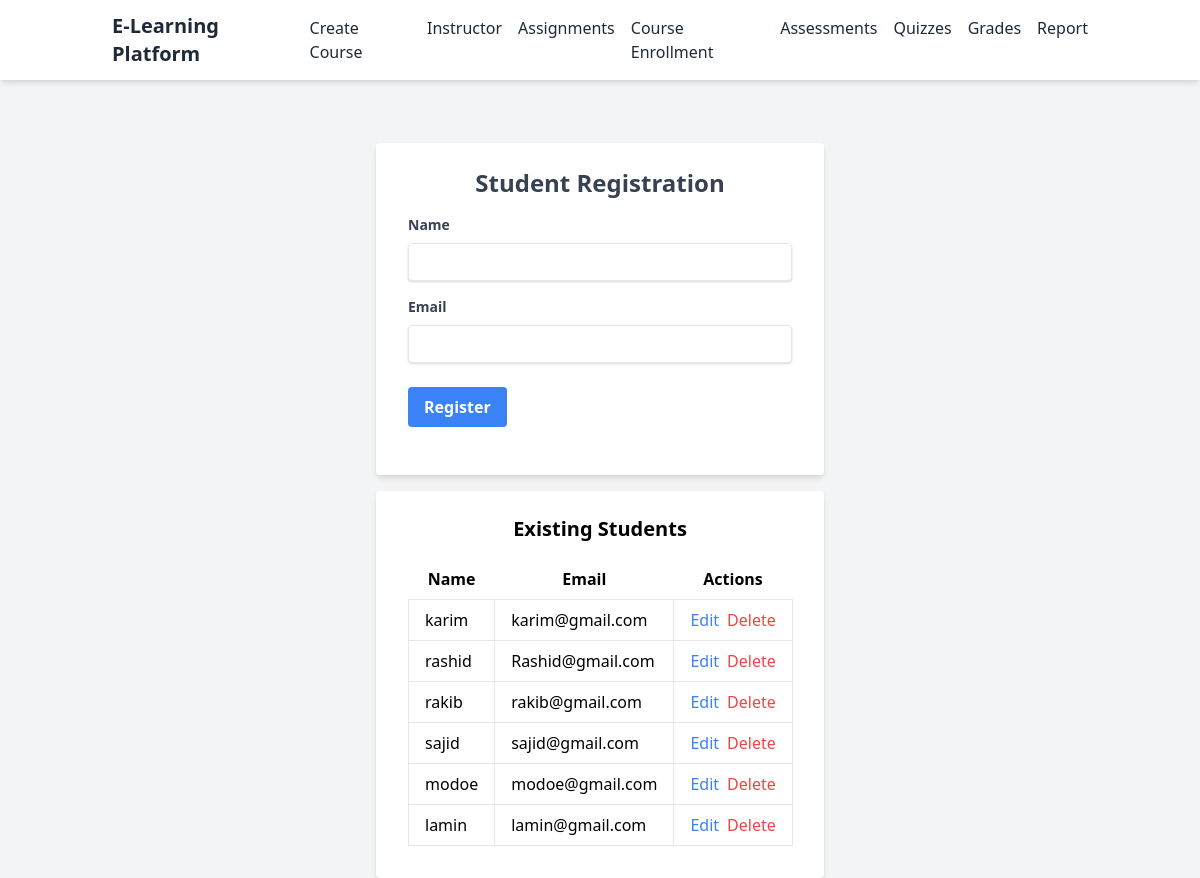
Screenshot of /student_register.php with the database file from the repository.
### tables this page shows
CREATE TABLE `students` (
  `StudentID` int(11) NOT NULL,
  `Name` varchar(255) NOT NULL,
  `Email` varchar(255) NOT NULL,
  `EnrollmentDate` datetime DEFAULT current_timestamp()
);

### student_register.php (the view, shortened to what this page needs)
<?php
include 'db.php';
$sql = "SELECT StudentID, Name, Email FROM Students";
$result = $conn->query($sql);
?>
<!DOCTYPE html>
<html lang="en">
<head>
    <link href="https://cdn.jsdelivr.net/npm/tailwindcss@2.2.19/dist/tailwind.min.css" rel="stylesheet">
</head>
<body class="bg-gray-100">
<nav class="bg-white shadow-md fixed top-0 left-0 w-full z-50">
    <div class="container mx-auto px-6 py-3 flex justify-between items-center">
        <a href="index.php" class="text-xl font-bold text-gray-800 hover:text-gray-600">E-Learning Platform</a>
        <div class="flex space-x-4">
            <a href="course_create.php" class="text-gray-800 hover:text-gray-600">Create Course</a>
            <a href="instructor.php" class="text-gray-800 hover:text-gray-600">Instructor</a>
            <a href="assignments.php" class="text-gray-800 hover:text-gray-600">Assignments</a>
            <a href="course_enroll.php" class="text-gray-800 hover:text-gray-600">Course Enrollment</a>
            <a href="manage_assessments.php" class="text-gray-800 hover:text-gray-600">Assessments</a>
            <a href="manage_quizzes.php" class="text-gray-800 hover:text-gray-600">Quizzes</a>
            <a href="grades.php" class="text-gray-800 hover:text-gray-600">Grades</a>
            <a href="report.php" class="text-gray-800 hover:text-gray-600">Report</a>
        </div>
    </div>
</nav>
<div class="flex justify-center items-center h-screen pt-20" style="margin-top: 70px;">
    <div class="w-full max-w-md form-container">
        <div class="bg-white shadow-md rounded px-8 pt-6 pb-8 mb-4">
            <h2 class="text-2xl font-bold text-center text-gray-700 mb-4" id="form-title">Student Registration</h2>
            <form id="studentForm">
                <div class="mb-4">
                    <label for="name" class="block text-gray-700 text-sm font-bold mb-2">Name</label>
                    <input type="text" id="name" name="name" class="shadow appearance-none border rounded w-full py-2 px-3 text-gray-700 leading-tight focus:outline-none focus:shadow-outline" required>
                </div>
                <div class="mb-6">
                    <label for="email" class="block text-gray-700 text-sm font-bold mb-2">Email</label>
                    <input type="email" id="email" name="email" class="shadow appearance-none border rounded w-full py-2 px-3 text-gray-700 leading-tight focus:outline-none focus:shadow-outline" required>
                </div>
                <div class="flex items-center justify-between">
                    <button type="submit" id="submitButton" class="bg-blue-500 hover:bg-blue-700 text-white font-bold py-2 px-4 rounded focus:outline-none focus:shadow-outline">
                        Register
                    </button>
                </div>
            </form>
        </div>
        <div class="bg-white shadow-md rounded px-8 pt-6 pb-8">
            <h3 class="text-xl text-center font-bold mb-4">Existing Students</h3>
            <table class="table-auto w-full">
                <thead>
                    <tr>
                        <th class="px-4 py-2">Name</th>
                        <th class="px-4 py-2">Email</th>
                        <th class="px-4 py-2">Actions</th>
                    </tr>
                </thead>
                <tbody id="studentList">
                    <?php
                    if ($result->num_rows > 0) {
                        while ($row = $result->fetch_assoc()) {
                            echo "<tr id='student-row-" . $row["StudentID"] . "'>";
                            echo "<td class='border px-4 py-2'>" . htmlspecialchars($row["Name"]) . "</td>";
                            echo "<td class='border px-4 py-2'>" . htmlspecialchars($row["Email"]) . "</td>";
                            echo "<td class='border px-4 py-2'>
                                    <div class='flex items-center space-x-2'>
                                        <a href='#' class='text-blue-500 hover:underline editButton' data-id='" . $row["StudentID"] . "' data-name='" . htmlspecialchars($row["Name"]) . "' data-email='" . htmlspecialchars($row["Email"]) . "'>Edit</a>
                                        <a href='#' class='text-red-500 hover:underline deleteButton' data-id='" . $row["StudentID"] . "'>Delete</a>
                                    </div>
                                  </td>";
                            echo "</tr>";
                        }
                    } else {
                        echo "<tr><td colspan='3' class='border px-4 py-2 text-center'>No students found.</td></tr>";
                    }
                    ?>
                </tbody>
            </table>
        </div>
    </div>
</div>
</body>
</html>

### rows the page displays
students: Name "karim", Email "karim@gmail.com"
students: Name "rashid", Email "Rashid@gmail.com"
students: Name "rakib", Email "rakib@gmail.com"
students: Name "sajid", Email "sajid@gmail.com"
students: Name "modoe", Email "modoe@gmail.com"
students: Name "lamin", Email "lamin@gmail.com"
